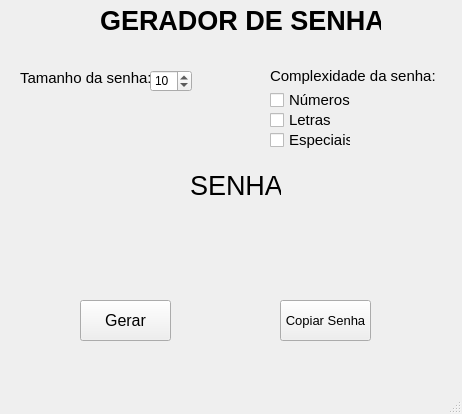
<?xml version="1.0" encoding="UTF-8"?>
<ui version="4.0">
 <class>MainWindow</class>
 <widget class="QMainWindow" name="MainWindow">
  <property name="geometry">
   <rect>
    <x>0</x>
    <y>0</y>
    <width>462</width>
    <height>414</height>
   </rect>
  </property>
  <property name="windowTitle">
   <string>Gerador de Senhas</string>
  </property>
  <widget class="QWidget" name="centralwidget">
   <widget class="QPushButton" name="btnGerar">
    <property name="geometry">
     <rect>
      <x>80</x>
      <y>300</y>
      <width>91</width>
      <height>41</height>
     </rect>
    </property>
    <property name="font">
     <font>
      <pointsize>12</pointsize>
     </font>
    </property>
    <property name="text">
     <string>Gerar</string>
    </property>
   </widget>
   <widget class="QCheckBox" name="chbLetra">
    <property name="geometry">
     <rect>
      <x>270</x>
      <y>110</y>
      <width>61</width>
      <height>20</height>
     </rect>
    </property>
    <property name="font">
     <font>
      <pointsize>11</pointsize>
     </font>
    </property>
    <property name="text">
     <string>Letras</string>
    </property>
   </widget>
   <widget class="QCheckBox" name="chbNum">
    <property name="geometry">
     <rect>
      <x>270</x>
      <y>90</y>
      <width>81</width>
      <height>20</height>
     </rect>
    </property>
    <property name="font">
     <font>
      <pointsize>11</pointsize>
     </font>
    </property>
    <property name="text">
     <string>Números</string>
    </property>
   </widget>
   <widget class="QCheckBox" name="chbEsp">
    <property name="geometry">
     <rect>
      <x>270</x>
      <y>130</y>
      <width>81</width>
      <height>20</height>
     </rect>
    </property>
    <property name="font">
     <font>
      <pointsize>11</pointsize>
     </font>
    </property>
    <property name="text">
     <string>Especiais</string>
    </property>
   </widget>
   <widget class="QSpinBox" name="sbTamSenha">
    <property name="geometry">
     <rect>
      <x>150</x>
      <y>70</y>
      <width>42</width>
      <height>22</height>
     </rect>
    </property>
    <property name="maximum">
     <number>20</number>
    </property>
    <property name="value">
     <number>10</number>
    </property>
   </widget>
   <widget class="QLabel" name="lblTitulo">
    <property name="geometry">
     <rect>
      <x>100</x>
      <y>0</y>
      <width>281</width>
      <height>41</height>
     </rect>
    </property>
    <property name="font">
     <font>
      <pointsize>20</pointsize>
      <bold>true</bold>
     </font>
    </property>
    <property name="text">
     <string>GERADOR DE SENHA</string>
    </property>
   </widget>
   <widget class="QLabel" name="label_2">
    <property name="geometry">
     <rect>
      <x>270</x>
      <y>60</y>
      <width>171</width>
      <height>31</height>
     </rect>
    </property>
    <property name="font">
     <font>
      <pointsize>11</pointsize>
     </font>
    </property>
    <property name="text">
     <string>Complexidade da senha:</string>
    </property>
   </widget>
   <widget class="QLabel" name="label_3">
    <property name="geometry">
     <rect>
      <x>20</x>
      <y>70</y>
      <width>131</width>
      <height>16</height>
     </rect>
    </property>
    <property name="font">
     <font>
      <pointsize>11</pointsize>
     </font>
    </property>
    <property name="text">
     <string>Tamanho da senha:</string>
    </property>
   </widget>
   <widget class="QLabel" name="label_4">
    <property name="geometry">
     <rect>
      <x>190</x>
      <y>170</y>
      <width>91</width>
      <height>31</height>
     </rect>
    </property>
    <property name="font">
     <font>
      <pointsize>20</pointsize>
     </font>
    </property>
    <property name="text">
     <string>SENHA:</string>
    </property>
   </widget>
   <widget class="QLabel" name="lblSenha">
    <property name="geometry">
     <rect>
      <x>10</x>
      <y>200</y>
      <width>441</width>
      <height>91</height>
     </rect>
    </property>
    <property name="font">
     <font>
      <pointsize>30</pointsize>
     </font>
    </property>
    <property name="text">
     <string/>
    </property>
    <property name="alignment">
     <set>Qt::AlignCenter</set>
    </property>
   </widget>
   <widget class="QPushButton" name="btnCopiar">
    <property name="geometry">
     <rect>
      <x>280</x>
      <y>300</y>
      <width>91</width>
      <height>41</height>
     </rect>
    </property>
    <property name="font">
     <font>
      <pointsize>10</pointsize>
     </font>
    </property>
    <property name="text">
     <string>Copiar Senha</string>
    </property>
   </widget>
  </widget>
  <widget class="QMenuBar" name="menubar">
   <property name="geometry">
    <rect>
     <x>0</x>
     <y>0</y>
     <width>462</width>
     <height>22</height>
    </rect>
   </property>
  </widget>
  <widget class="QStatusBar" name="statusbar"/>
 </widget>
 <resources/>
 <connections/>
</ui>
